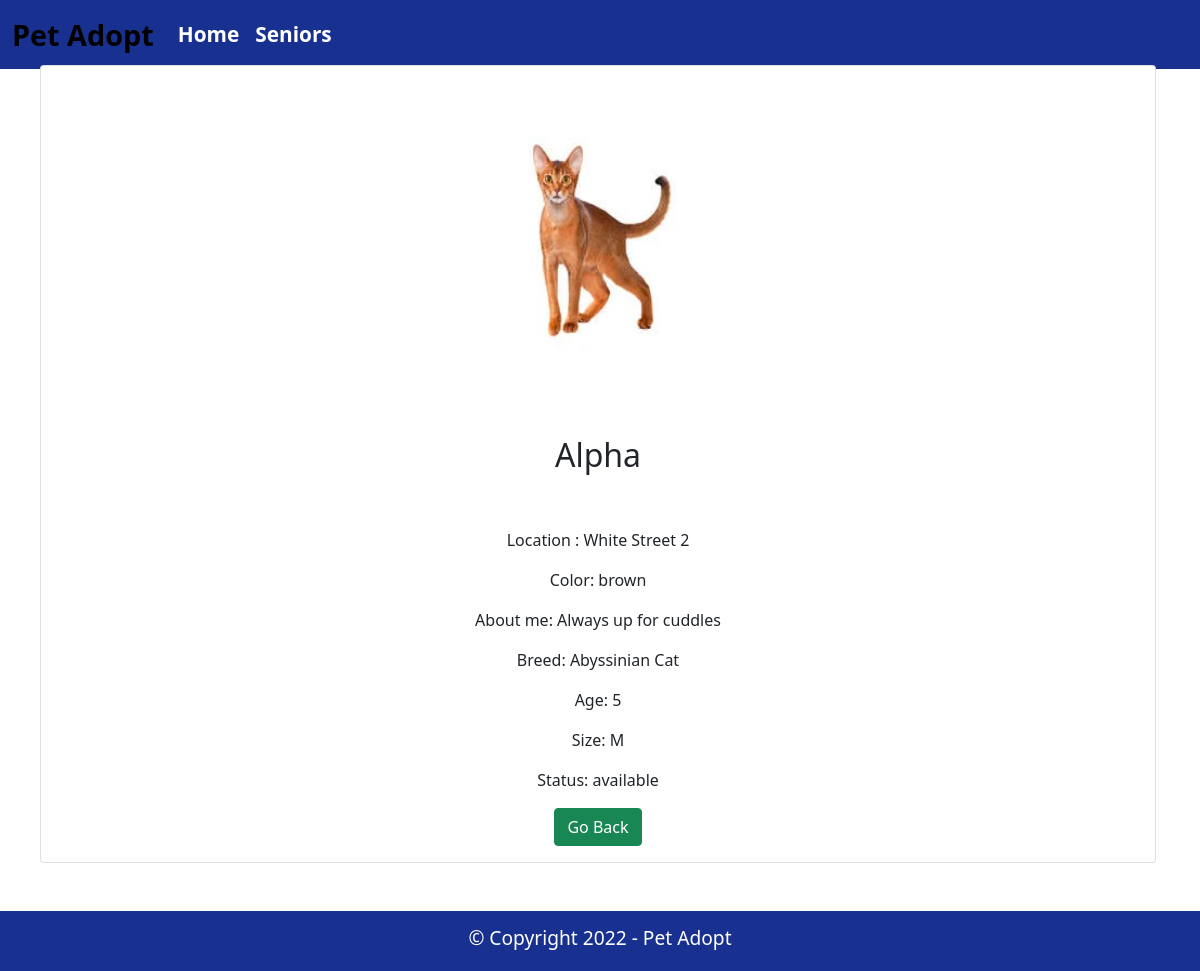
/show.php?id=1, run on the app's committed database.
### tables this page shows
CREATE TABLE `animals` (
  `id` int(11) NOT NULL,
  `name` varchar(30) NOT NULL,
  `picture` varchar(255) DEFAULT NULL,
  `breed` varchar(30) NOT NULL,
  `age` int(11) NOT NULL,
  `type` varchar(30) NOT NULL,
  `description` varchar(30) NOT NULL,
  `character` varchar(30) NOT NULL,
  `location` varchar(30) NOT NULL,
  `status` enum('available','adopted') DEFAULT 'available'
);

### show.php (the view, shortened to what this page needs)
<?php
    require_once 'components/db_connect.php';
    if($_GET["id"]) {
        $id = $_GET["id"];
        $sql= "SELECT * FROM animals WHERE id = {$id}";
        $result = mysqli_query($connect, $sql);
        $rows = mysqli_fetch_all($result, MYSQLI_ASSOC);
    } else {
        header("location: error.php");
    }
    $body="";
    foreach($rows as $row) {
        $body .= '<div class=" mb-5 col col-12 d-flex align-items-stretch" >
        <div class="row g-1 container-fluid card bg-card-color" style="background: color #000;">
        <img src=animals/pictures/'.$row["picture"].' class="card-img-top show_more_img" alt="...">
        <div class="card-body">
          <h5 class="card-title" style="font-size:2rem; margin-bottom:5%">'.$row["name"].'</h5>
          <p class="card-text">Location : '.$row["location"].'</p>
          <p class="card-text">Color: '.$row["description"].'</p>
          <p class="card-text">About me: '.$row["character"].'</p>
          <p class="card-text">Breed: '.$row["breed"].'</p>
          <p class="card-text">Age: '.$row["age"].'</p>
          <p class="card-text">Size: '.$row["type"].'</p>
          <p class="card-text">Status: '.$row["status"].'</p>
          <a href="index.php" class="btn btn-success">Go Back</a>
        </div>
      </div>
      </div>
      ';
    }
?>
<!DOCTYPE html>
<html lang="en">
<head>
    <?php require_once 'components/boot.php' ?>
    <link rel="stylesheet" href="style.css">
</head>
<body>
<nav class="navbar navbar-expand-lg navbar-dark" style="background-color:#183190">
  <div class="container-fluid ">
    <a class="navbar-brand" href="#" style="color:black; font-size:1.8rem;font-weight:bold">Pet Adopt</a>
    <div class="collapse navbar-collapse" id="navbarNav">
      <ul class="navbar-nav">
        <li class="nav-item">
          <a class="nav-link active" aria-current="page" href="index.php" style="font-size:1.3rem; font-weight:bold">Home</a>
        </li>
        <li class="nav-item">
          <a class="nav-link active" href="senior.php" style="font-size:1.3rem; font-weight:bold">Seniors</a>
        </li>
      </ul>
    </div>
  </div>
</nav>
<div class="container text-center d-flex align-items-center justify-content-center">
<?=$body?>
</div>
<div class="d-flex footer text-center align-items-center justify-content-center text-white" style="background-color: #183190;
    height: 60px;">
    <h2 style="font-size:1.2rem">&copy; Copyright 2022 - Pet Adopt</h2>
</div>
</body>
</html>

### style.css (style rules this page uses)
.show_more_img { margin: auto; width: 300px; height: 350px; padding: 20px 20px; }

### data on the page
animals: picture (picture), name "Alpha", location "White Street 2", description "brown", character "Always up for cuddles", breed "Abyssinian Cat", age "5", type "M", status "available"
